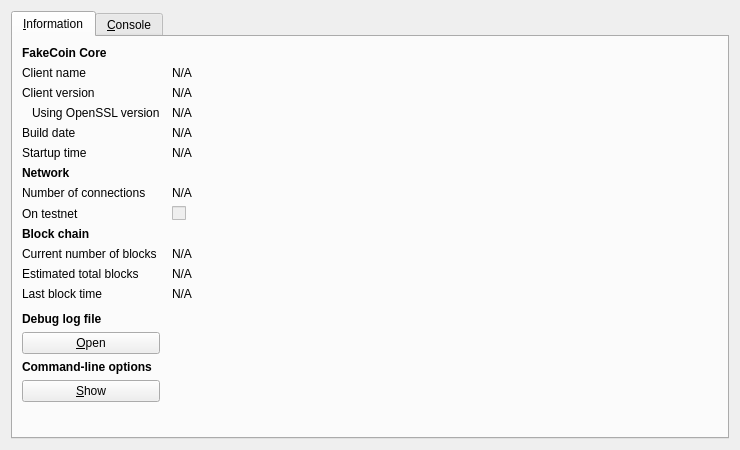
<?xml version="1.0" encoding="UTF-8"?>
<ui version="4.0">
 <class>RPCConsole</class>
 <widget class="QDialog" name="RPCConsole">
  <property name="geometry">
   <rect>
    <x>0</x>
    <y>0</y>
    <width>740</width>
    <height>450</height>
   </rect>
  </property>
  <property name="windowTitle">
   <string>FakeCoin - Debug window</string>
  </property>
  <layout class="QVBoxLayout" name="verticalLayout_2">
   <item>
    <widget class="QTabWidget" name="tabWidget">
     <property name="currentIndex">
      <number>0</number>
     </property>
     <widget class="QWidget" name="tab_info">
      <attribute name="title">
       <string>&amp;Information</string>
      </attribute>
      <layout class="QGridLayout" name="gridLayout" columnstretch="0,1">
       <property name="horizontalSpacing">
        <number>12</number>
       </property>
       <item row="0" column="0">
        <widget class="QLabel" name="label_9">
         <property name="font">
          <font>
           <weight>75</weight>
           <bold>true</bold>
          </font>
         </property>
         <property name="text">
          <string>FakeCoin Core</string>
         </property>
        </widget>
       </item>
       <item row="1" column="0">
        <widget class="QLabel" name="label_5">
         <property name="text">
          <string>Client name</string>
         </property>
        </widget>
       </item>
       <item row="1" column="1">
        <widget class="QLabel" name="clientName">
         <property name="cursor">
          <cursorShape>IBeamCursor</cursorShape>
         </property>
         <property name="text">
          <string>N/A</string>
         </property>
         <property name="textFormat">
          <enum>Qt::PlainText</enum>
         </property>
         <property name="textInteractionFlags">
          <set>Qt::LinksAccessibleByMouse|Qt::TextSelectableByKeyboard|Qt::TextSelectableByMouse</set>
         </property>
        </widget>
       </item>
       <item row="2" column="0">
        <widget class="QLabel" name="label_6">
         <property name="text">
          <string>Client version</string>
         </property>
        </widget>
       </item>
       <item row="2" column="1">
        <widget class="QLabel" name="clientVersion">
         <property name="cursor">
          <cursorShape>IBeamCursor</cursorShape>
         </property>
         <property name="text">
          <string>N/A</string>
         </property>
         <property name="textFormat">
          <enum>Qt::PlainText</enum>
         </property>
         <property name="textInteractionFlags">
          <set>Qt::LinksAccessibleByMouse|Qt::TextSelectableByKeyboard|Qt::TextSelectableByMouse</set>
         </property>
        </widget>
       </item>
       <item row="3" column="0">
        <widget class="QLabel" name="label_14">
         <property name="text">
          <string>Using OpenSSL version</string>
         </property>
         <property name="indent">
          <number>10</number>
         </property>
        </widget>
       </item>
       <item row="3" column="1">
        <widget class="QLabel" name="openSSLVersion">
         <property name="cursor">
          <cursorShape>IBeamCursor</cursorShape>
         </property>
         <property name="text">
          <string>N/A</string>
         </property>
         <property name="textFormat">
          <enum>Qt::PlainText</enum>
         </property>
         <property name="textInteractionFlags">
          <set>Qt::LinksAccessibleByMouse|Qt::TextSelectableByKeyboard|Qt::TextSelectableByMouse</set>
         </property>
        </widget>
       </item>
       <item row="4" column="0">
        <widget class="QLabel" name="label_12">
         <property name="text">
          <string>Build date</string>
         </property>
        </widget>
       </item>
       <item row="4" column="1">
        <widget class="QLabel" name="buildDate">
         <property name="cursor">
          <cursorShape>IBeamCursor</cursorShape>
         </property>
         <property name="text">
          <string>N/A</string>
         </property>
         <property name="textFormat">
          <enum>Qt::PlainText</enum>
         </property>
         <property name="textInteractionFlags">
          <set>Qt::LinksAccessibleByMouse|Qt::TextSelectableByKeyboard|Qt::TextSelectableByMouse</set>
         </property>
        </widget>
       </item>
       <item row="5" column="0">
        <widget class="QLabel" name="label_13">
         <property name="text">
          <string>Startup time</string>
         </property>
        </widget>
       </item>
       <item row="5" column="1">
        <widget class="QLabel" name="startupTime">
         <property name="cursor">
          <cursorShape>IBeamCursor</cursorShape>
         </property>
         <property name="text">
          <string>N/A</string>
         </property>
         <property name="textFormat">
          <enum>Qt::PlainText</enum>
         </property>
         <property name="textInteractionFlags">
          <set>Qt::LinksAccessibleByMouse|Qt::TextSelectableByKeyboard|Qt::TextSelectableByMouse</set>
         </property>
        </widget>
       </item>
       <item row="6" column="0">
        <widget class="QLabel" name="label_11">
         <property name="font">
          <font>
           <weight>75</weight>
           <bold>true</bold>
          </font>
         </property>
         <property name="text">
          <string>Network</string>
         </property>
        </widget>
       </item>
       <item row="7" column="0">
        <widget class="QLabel" name="label_7">
         <property name="text">
          <string>Number of connections</string>
         </property>
        </widget>
       </item>
       <item row="7" column="1">
        <widget class="QLabel" name="numberOfConnections">
         <property name="cursor">
          <cursorShape>IBeamCursor</cursorShape>
         </property>
         <property name="text">
          <string>N/A</string>
         </property>
         <property name="textFormat">
          <enum>Qt::PlainText</enum>
         </property>
         <property name="textInteractionFlags">
          <set>Qt::LinksAccessibleByMouse|Qt::TextSelectableByKeyboard|Qt::TextSelectableByMouse</set>
         </property>
        </widget>
       </item>
       <item row="8" column="0">
        <widget class="QLabel" name="label_8">
         <property name="text">
          <string>On testnet</string>
         </property>
        </widget>
       </item>
       <item row="8" column="1">
        <widget class="QCheckBox" name="isTestNet">
         <property name="enabled">
          <bool>false</bool>
         </property>
         <property name="text">
          <string/>
         </property>
        </widget>
       </item>
       <item row="9" column="0">
        <widget class="QLabel" name="label_10">
         <property name="font">
          <font>
           <weight>75</weight>
           <bold>true</bold>
          </font>
         </property>
         <property name="text">
          <string>Block chain</string>
         </property>
        </widget>
       </item>
       <item row="10" column="0">
        <widget class="QLabel" name="label_3">
         <property name="text">
          <string>Current number of blocks</string>
         </property>
        </widget>
       </item>
       <item row="10" column="1">
        <widget class="QLabel" name="numberOfBlocks">
         <property name="cursor">
          <cursorShape>IBeamCursor</cursorShape>
         </property>
         <property name="text">
          <string>N/A</string>
         </property>
         <property name="textFormat">
          <enum>Qt::PlainText</enum>
         </property>
         <property name="textInteractionFlags">
          <set>Qt::LinksAccessibleByMouse|Qt::TextSelectableByKeyboard|Qt::TextSelectableByMouse</set>
         </property>
        </widget>
       </item>
       <item row="11" column="0">
        <widget class="QLabel" name="label_4">
         <property name="text">
          <string>Estimated total blocks</string>
         </property>
        </widget>
       </item>
       <item row="11" column="1">
        <widget class="QLabel" name="totalBlocks">
         <property name="cursor">
          <cursorShape>IBeamCursor</cursorShape>
         </property>
         <property name="text">
          <string>N/A</string>
         </property>
         <property name="textFormat">
          <enum>Qt::PlainText</enum>
         </property>
         <property name="textInteractionFlags">
          <set>Qt::LinksAccessibleByMouse|Qt::TextSelectableByKeyboard|Qt::TextSelectableByMouse</set>
         </property>
        </widget>
       </item>
       <item row="12" column="0">
        <widget class="QLabel" name="label_2">
         <property name="text">
          <string>Last block time</string>
         </property>
        </widget>
       </item>
       <item row="12" column="1">
        <widget class="QLabel" name="lastBlockTime">
         <property name="cursor">
          <cursorShape>IBeamCursor</cursorShape>
         </property>
         <property name="text">
          <string>N/A</string>
         </property>
         <property name="textFormat">
          <enum>Qt::PlainText</enum>
         </property>
         <property name="textInteractionFlags">
          <set>Qt::LinksAccessibleByMouse|Qt::TextSelectableByKeyboard|Qt::TextSelectableByMouse</set>
         </property>
        </widget>
       </item>
       <item row="13" column="0">
        <spacer name="verticalSpacer_2">
         <property name="orientation">
          <enum>Qt::Vertical</enum>
         </property>
         <property name="sizeHint" stdset="0">
          <size>
           <width>20</width>
           <height>20</height>
          </size>
         </property>
        </spacer>
       </item>
       <item row="14" column="0">
        <widget class="QLabel" name="labelDebugLogfile">
         <property name="font">
          <font>
           <weight>75</weight>
           <bold>true</bold>
          </font>
         </property>
         <property name="text">
          <string>Debug log file</string>
         </property>
        </widget>
       </item>
       <item row="15" column="0">
        <widget class="QPushButton" name="openDebugLogfileButton">
         <property name="toolTip">
          <string>Open the FakeCoin debug log file from the current data directory. This can take a few seconds for large log files.</string>
         </property>
         <property name="text">
          <string>&amp;Open</string>
         </property>
         <property name="autoDefault">
          <bool>false</bool>
         </property>
        </widget>
       </item>
       <item row="16" column="0">
        <widget class="QLabel" name="labelCLOptions">
         <property name="font">
          <font>
           <weight>75</weight>
           <bold>true</bold>
          </font>
         </property>
         <property name="text">
          <string>Command-line options</string>
         </property>
        </widget>
       </item>
       <item row="17" column="0">
        <widget class="QPushButton" name="showCLOptionsButton">
         <property name="toolTip">
          <string>Show the FakeCoin-Qt help message to get a list with possible FakeCoin command-line options.</string>
         </property>
         <property name="text">
          <string>&amp;Show</string>
         </property>
         <property name="autoDefault">
          <bool>false</bool>
         </property>
        </widget>
       </item>
       <item row="18" column="0">
        <spacer name="verticalSpacer">
         <property name="orientation">
          <enum>Qt::Vertical</enum>
         </property>
         <property name="sizeHint" stdset="0">
          <size>
           <width>20</width>
           <height>40</height>
          </size>
         </property>
        </spacer>
       </item>
      </layout>
     </widget>
     <widget class="QWidget" name="tab_console">
      <attribute name="title">
       <string>&amp;Console</string>
      </attribute>
      <layout class="QVBoxLayout" name="verticalLayout_3">
       <property name="spacing">
        <number>3</number>
       </property>
       <item>
        <widget class="QTextEdit" name="messagesWidget">
         <property name="minimumSize">
          <size>
           <width>0</width>
           <height>100</height>
          </size>
         </property>
         <property name="readOnly">
          <bool>true</bool>
         </property>
         <property name="tabKeyNavigation" stdset="0">
          <bool>false</bool>
         </property>
         <property name="columnCount" stdset="0">
          <number>2</number>
         </property>
        </widget>
       </item>
       <item>
        <layout class="QHBoxLayout" name="horizontalLayout">
         <property name="spacing">
          <number>3</number>
         </property>
         <item>
          <widget class="QLabel" name="label">
           <property name="text">
            <string notr="true">&gt;</string>
           </property>
          </widget>
         </item>
         <item>
          <widget class="QLineEdit" name="lineEdit"/>
         </item>
         <item>
          <widget class="QPushButton" name="clearButton">
           <property name="maximumSize">
            <size>
             <width>24</width>
             <height>24</height>
            </size>
           </property>
           <property name="toolTip">
            <string>Clear console</string>
           </property>
           <property name="text">
            <string/>
           </property>
           <property name="icon">
            <iconset resource="../bitcoin.qrc">
             <normaloff>:/icons/remove</normaloff>:/icons/remove</iconset>
           </property>
           <property name="shortcut">
            <string notr="true">Ctrl+L</string>
           </property>
           <property name="autoDefault">
            <bool>false</bool>
           </property>
          </widget>
         </item>
        </layout>
       </item>
      </layout>
     </widget>
    </widget>
   </item>
  </layout>
 </widget>
 <resources>
  <include location="../bitcoin.qrc"/>
 </resources>
 <connections/>
</ui>
